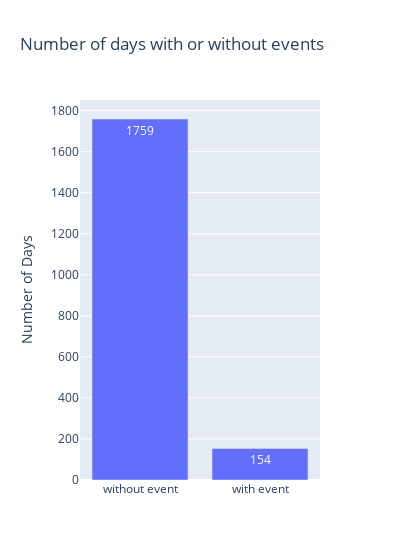

The notebook cell saved with this chart:
### Markdown cell above
### Understanding Events and Weekends Distribution

### Code cell
fig_bar = px.bar(x=["without event", "with event"], y=[count_without_event, count_with_event], width=400, text_auto='.s',
            labels={
                    "y": "Number of Days",
                    "x": " ",
                 }, title="Number of days with or without events")
fig_bar.show()

### Figure 1 — Plotly figure (JSON) as saved in the notebook; plotly's stock layout.template omitted (floating-point values rounded to 4 significant figures)
{"data": [{"alignmentgroup": "True", "hovertemplate": " =%{x}<br>Number of Days=%{y}<extra></extra>", "legendgroup": "", "marker": {"color": "#636efa", "pattern": {"shape": ""}}, "name": "", "offsetgroup": "", "orientation": "v", "showlegend": false, "textposition": "auto", "texttemplate": "%{y:.s}", "type": "bar", "x": ["without event", "with event"], "xaxis": "x", "y": [1759, 154], "yaxis": "y"}], "layout": {"barmode": "relative", "legend": {"tracegroupgap": 0}, "title": {"text": "Number of days with or without events"}, "width": 400, "xaxis": {"anchor": "y", "domain": [0, 1], "title": {"text": " "}}, "yaxis": {"anchor": "x", "domain": [0, 1], "title": {"text": "Number of Days"}}}}
